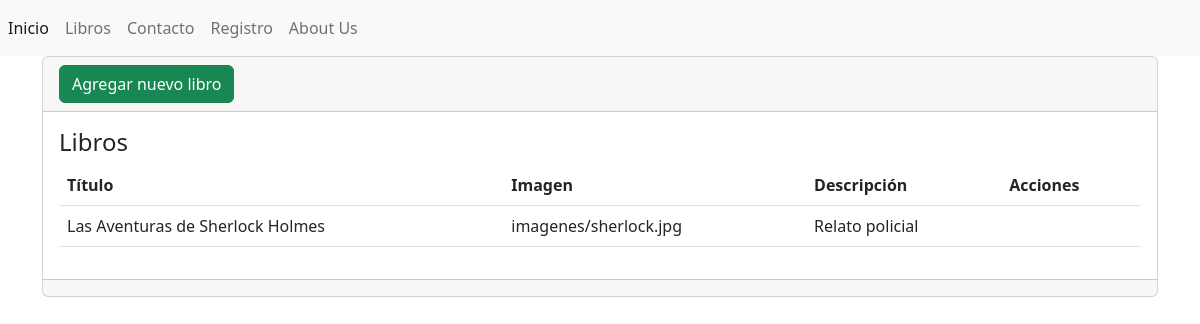
Page /libros/ on the earlier database version.
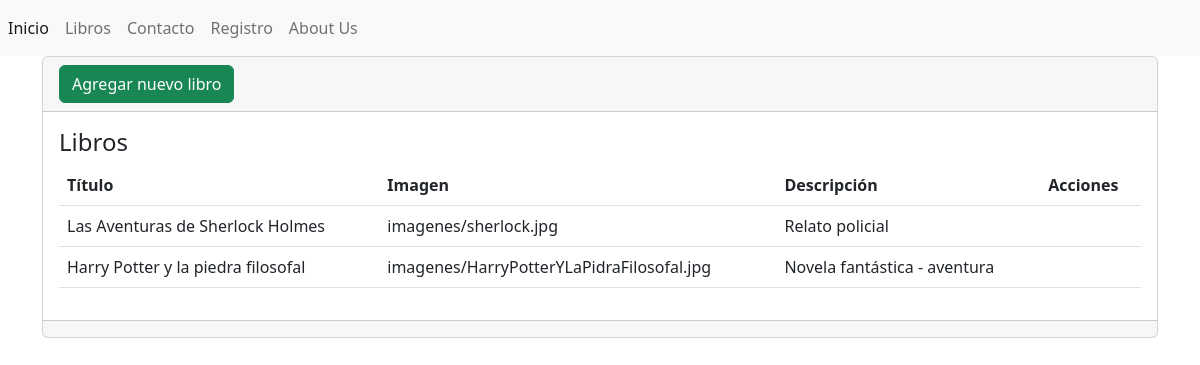
Same page on the later database version.
### AppIntermedio/models.py (models this page shows, shortened)
class Libro(models.Model):
    titulo = models.CharField(max_length=100, verbose_name='Título')
    imagen = models.ImageField(upload_to='imagenes/', verbose_name="Imagen", null=True)
    descripcion = models.TextField(verbose_name="Descripción",null=True)

### AppIntermedio/views.py (the view)
# urls.py: path('libros/', libros, name='libros'),
def libros(request):
    libros = Libro.objects.all()
    return render(request,"libros/index.html", {'libros': libros})

### AppIntermedio/templates/Libros/index.html (shortened to what this page needs)
{% extends "base.html" %}
{% block contenido %}
<div class="card">
    <div class="card-header">
        <a name="" id="" class="btn btn-success" href="{% url 'crear' %}" role="button">Agregar nuevo libro</a>
    </div>
    <div class="card-body">
        <h4 class="card-title">Libros</h4>
        <table class="table">
            <thead>
                <tr>
                    <th>Título</th>
                    <th>Imagen</th>
                    <th>Descripción</th>
                    <th>Acciones</th>
                </tr>
            </thead>
            <tbody>
                {% for libro in libros %}
                <tr>
                    <td> {{ libro.titulo }} </td>
                    <td> {{ libro.imagen }} </td>
                    <td> {{ libro.descripcion }} </td>
                    <td>            </td>
                </tr>
                {% endfor %}
            </tbody>
        </table>
    </div>
    <div class="card-footer text-muted">
    </div>
</div>
{% endblock %}

Differences in the rows shown:
added Libro: titulo "Harry Potter y la piedra filosofal", imagen "imagenes/HarryPotterYLaPidraFilosofal.jpg", descripcion "Novela fantástica - aventura"
